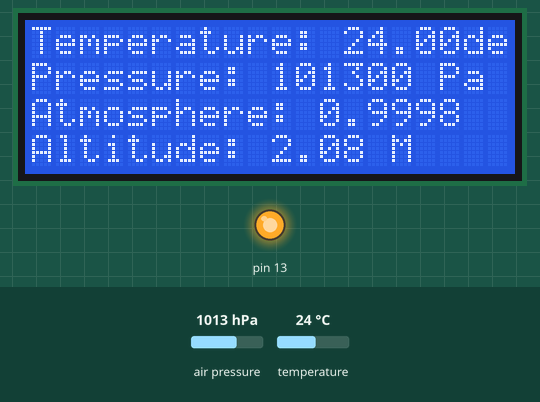
Recording of a sketch running on a simulated Arduino Uno, built with avr-gcc and run on an emulated ATmega328P. On the bench: 20×4 character LCD, output pins drawn as LEDs (lit = HIGH). Wiring (inferred from the names in the program): BMP180 pressure sensor at I2C address 0x77. The inputs (shaded band) are chosen by the test bench; at power-on: air pressure 1013 hPa, temperature 24 °C. What the sketch prints to the serial monitor is not drawn.

Above: at 1.2 s.
1.3 s: air pressure set to 952 hPa
At 2.7 s:
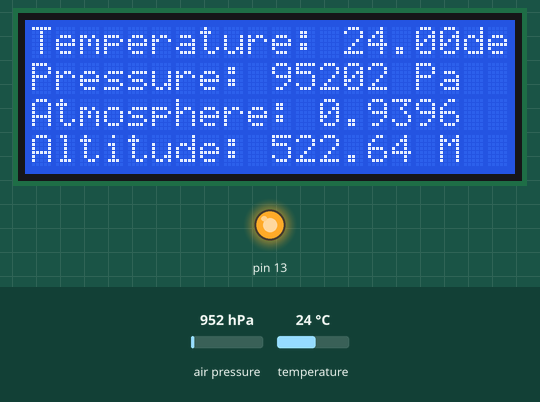
3.7 s: temperature set to 0 °C
At 5.5 s:
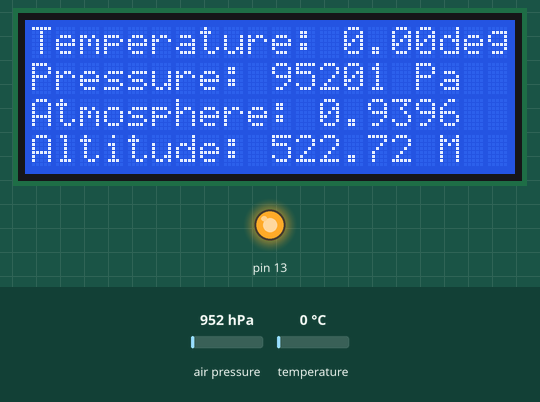
5.8 s: air pressure set to 1000 hPa
At 7.2 s:
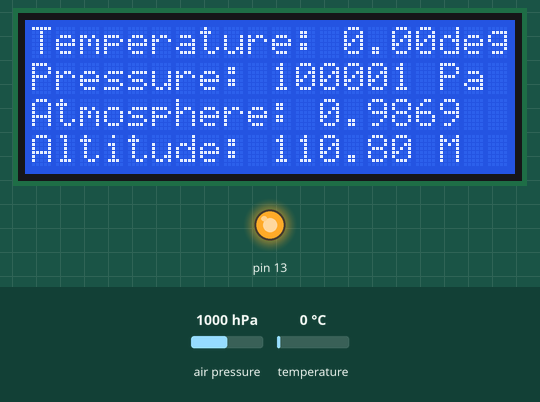
7.9 s: air pressure set to 1048 hPa
At 9.0 s:
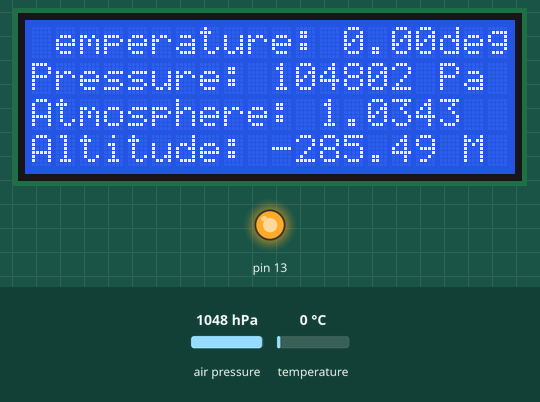
10.0 s: temperature set to 12 °C
At 12.0 s:
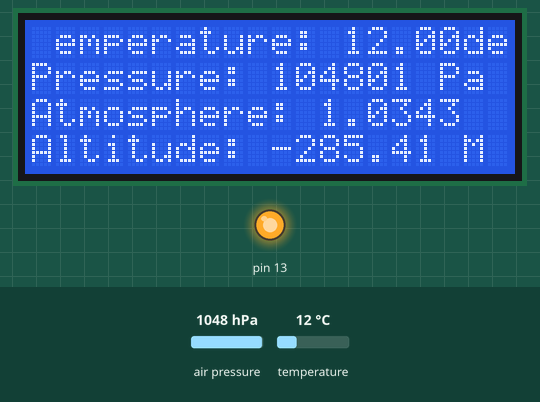
Timing chart, 0 to 13.1 s (numbered marks = the images above; inputs shaded):
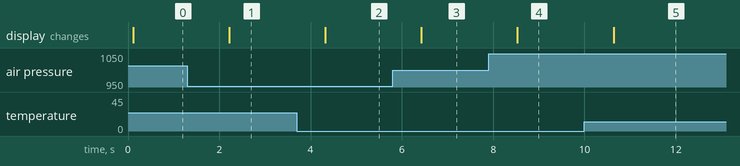

Measured:
- after the input at 1.3 s, the display: changes after 0.92 s (image 1)
- after the input at 3.7 s, the display: changes after 0.62 s (image 2)
- after the input at 5.8 s, the display: changes after 0.63 s (image 3)
- after the input at 7.9 s, the display: changes after 0.63 s (image 4)
- after the input at 10.0 s, the display: changes after 0.64 s (image 5)

The sketch:

barometre.ino
```cpp
//Arduino 1.0+ Only
//Arduino 1.0+ Only

/*Based largely on code by  Jim Lindblom

 Get pressure, altitude, and temperature from the BMP085.
 Serial.print it out at 9600 baud to serial monitor.
 */

#include <Wire.h>
#include <LiquidCrystal.h>

#define BMP085_ADDRESS 0x77  // I2C address of BMP085

const unsigned char OSS = 0;  // Oversampling Setting

// Calibration values
int ac1;
int ac2;
int ac3;
unsigned int ac4;
unsigned int ac5;
unsigned int ac6;
int b1;
int b2;
int mb;
int mc;
int md;

// b5 is calculated in bmp085GetTemperature(...), this variable is also used in bmp085GetPressure(...)
// so ...Temperature(...) must be called before ...Pressure(...).
long b5;

// rs, rw, enable, d4, d5, d6, d7
LiquidCrystal lcd(2, 3, 4, 9, 10, 11, 12);

void setup(){
  // turn on the backlight
  pinMode(13, OUTPUT);
  digitalWrite(13, HIGH);

  // set up the LCD's number of columns and rows:
  lcd.begin(20, 4);
  lcd.print("Ready");

  Serial.begin(9600);
  Wire.begin();

  bmp085Calibration();
}

void loop()
{
  float temperature = bmp085GetTemperature(bmp085ReadUT()); //MUST be called first
  float pressure = bmp085GetPressure(bmp085ReadUP());
  float atm = pressure / 101325; // "standard atmosphere"
  float altitude = calcAltitude(pressure); //Uncompensated caculation - in Meters

  lcd.clear();
  lcd.setCursor(0, 0);
  lcd.print("Temperature: ");
  lcd.print(temperature, 2);
  lcd.println("deg C");

  Serial.print("Temperature: ");
  Serial.print(temperature, 2); //display 2 decimal places
  Serial.println("deg C");

  lcd.setCursor(0, 1);
  lcd.print("Pressure: ");
  lcd.print(pressure, 0); //whole number only.
  lcd.println(" Pa");

  Serial.print("Pressure: ");
  Serial.print(pressure, 0); //whole number only.
  Serial.println(" Pa");

  lcd.setCursor(0, 2);
  lcd.print("Atmosphere: ");
  lcd.println(atm, 4); //display 4 decimal places

  Serial.print("Standard Atmosphere: ");
  Serial.println(atm, 4); //display 4 decimal places

  lcd.setCursor(0, 3);
  lcd.print("Altitude: ");
  lcd.print(altitude, 2); //display 2 decimal places
  lcd.println(" M");

  Serial.print("Altitude: ");
  Serial.print(altitude, 2); //display 2 decimal places
  Serial.println(" M");

  Serial.println();//line break

  delay(1000); //wait a second and get values again.
}

// Stores all of the bmp085's calibration values into global variables
// Calibration values are required to calculate temp and pressure
// This function should be called at the beginning of the program
void bmp085Calibration()
{
  ac1 = bmp085ReadInt(0xAA);
  ac2 = bmp085ReadInt(0xAC);
  ac3 = bmp085ReadInt(0xAE);
  ac4 = bmp085ReadInt(0xB0);
  ac5 = bmp085ReadInt(0xB2);
  ac6 = bmp085ReadInt(0xB4);
  b1 = bmp085ReadInt(0xB6);
  b2 = bmp085ReadInt(0xB8);
  mb = bmp085ReadInt(0xBA);
  mc = bmp085ReadInt(0xBC);
  md = bmp085ReadInt(0xBE);
}

// Calculate temperature in deg C
float bmp085GetTemperature(unsigned int ut){
  long x1, x2;

  x1 = (((long)ut - (long)ac6)*(long)ac5) >> 15;
  x2 = ((long)mc << 11)/(x1 + md);
  b5 = x1 + x2;

  float temp = ((b5 + 8)>>4);
  temp = temp /10;

  return temp;
}

// Calculate pressure given up
// calibration values must be known
// b5 is also required so bmp085GetTemperature(...) must be called first.
// Value returned will be pressure in units of Pa.
long bmp085GetPressure(unsigned long up){
  long x1, x2, x3, b3, b6, p;
  unsigned long b4, b7;

  b6 = b5 - 4000;
  // Calculate B3
  x1 = (b2 * (b6 * b6)>>12)>>11;
  x2 = (ac2 * b6)>>11;
  x3 = x1 + x2;
  b3 = (((((long)ac1)*4 + x3)<<OSS) + 2)>>2;

  // Calculate B4
  x1 = (ac3 * b6)>>13;
  x2 = (b1 * ((b6 * b6)>>12))>>16;
  x3 = ((x1 + x2) + 2)>>2;
  b4 = (ac4 * (unsigned long)(x3 + 32768))>>15;

  b7 = ((unsigned long)(up - b3) * (50000>>OSS));
  if (b7 < 0x80000000)
    p = (b7<<1)/b4;
  else
    p = (b7/b4)<<1;

  x1 = (p>>8) * (p>>8);
  x1 = (x1 * 3038)>>16;
  x2 = (-7357 * p)>>16;
  p += (x1 + x2 + 3791)>>4;

  long temp = p;
  return temp;
}

// Read 1 byte from the BMP085 at 'address'
char bmp085Read(unsigned char address)
{
  unsigned char data;

  Wire.beginTransmission(BMP085_ADDRESS);
  Wire.write(address);
  Wire.endTransmission();

  Wire.requestFrom(BMP085_ADDRESS, 1);
  while(!Wire.available())
    ;

  return Wire.read();
}

// Read 2 bytes from the BMP085
// First byte will be from 'address'
// Second byte will be from 'address'+1
int bmp085ReadInt(unsigned char address)
{
  unsigned char msb, lsb;

  Wire.beginTransmission(BMP085_ADDRESS);
  Wire.write(address);
  Wire.endTransmission();

  Wire.requestFrom(BMP085_ADDRESS, 2);
  while(Wire.available()<2)
    ;
  msb = Wire.read();
  lsb = Wire.read();

  return (int) msb<<8 | lsb;
}

// Read the uncompensated temperature value
unsigned int bmp085ReadUT(){
  unsigned int ut;

  // Write 0x2E into Register 0xF4
  // This requests a temperature reading
  Wire.beginTransmission(BMP085_ADDRESS);
  Wire.write(0xF4);
  Wire.write(0x2E);
  Wire.endTransmission();

  // Wait at least 4.5ms
  delay(5);

  // Read two bytes from registers 0xF6 and 0xF7
  ut = bmp085ReadInt(0xF6);
  return ut;
}

// Read the uncompensated pressure value
unsigned long bmp085ReadUP(){

  unsigned char msb, lsb, xlsb;
  unsigned long up = 0;

  // Write 0x34+(OSS<<6) into register 0xF4
  // Request a pressure reading w/ oversampling setting
  Wire.beginTransmission(BMP085_ADDRESS);
  Wire.write(0xF4);
  Wire.write(0x34 + (OSS<<6));
  Wire.endTransmission();

  // Wait for conversion, delay time dependent on OSS
  delay(2 + (3<<OSS));

  // Read register 0xF6 (MSB), 0xF7 (LSB), and 0xF8 (XLSB)
  msb = bmp085Read(0xF6);
  lsb = bmp085Read(0xF7);
  xlsb = bmp085Read(0xF8);

  up = (((unsigned long) msb << 16) | ((unsigned long) lsb << 8) | (unsigned long) xlsb) >> (8-OSS);

  return up;
}

void writeRegister(int deviceAddress, byte address, byte val) {
  Wire.beginTransmission(deviceAddress); // start transmission to device
  Wire.write(address);       // send register address
  Wire.write(val);         // send value to write
  Wire.endTransmission();     // end transmission
}

int readRegister(int deviceAddress, byte address){

  int v;
  Wire.beginTransmission(deviceAddress);
  Wire.write(address); // register to read
  Wire.endTransmission();

  Wire.requestFrom(deviceAddress, 1); // read a byte

  while(!Wire.available()) {
    // waiting
  }

  v = Wire.read();
  return v;
}

float calcAltitude(float pressure){

  float A = pressure/101325;
  float B = 1/5.25588;
  float C = pow(A,B);
  C = 1 - C;
  C = C /0.0000225577;

  return C;
}
```
